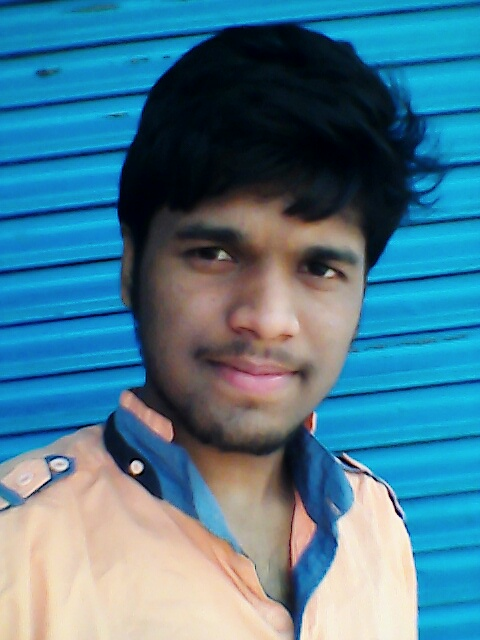
#> input picture k.jpg, 480 x 640 px, found by its file name
$ python convolution.py
#> lines starting #> are read from the running program, lines starting #| are printed output that depends on the picture

# coding: utf-8

# In[2]:


from scipy import ndimage
from PIL import Image
import numpy as np


# In[22]:


im = np.array(Image.open("/home/kamal/FinalYearProject/FRLibrary-MultipleImage/k.jpg").convert('L'))
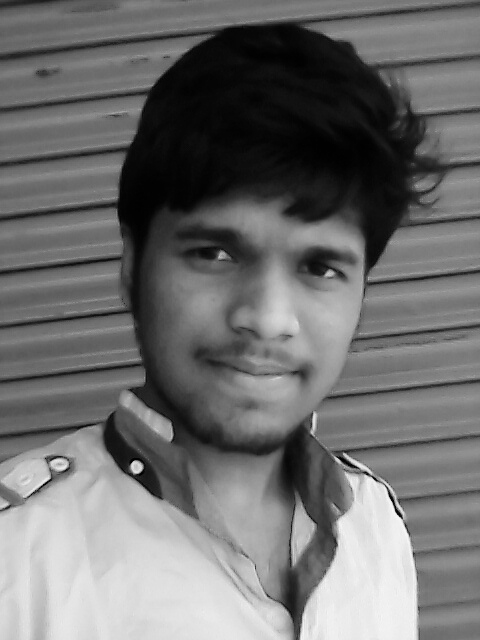
#> im: shape (640, 480); min 1, max 249, mean 111.2
k = np.array([[0,1,0],[1,0,1],[0,1,0]])
output = ndimage.convolve(im, k, mode='constant', cval=0.0)
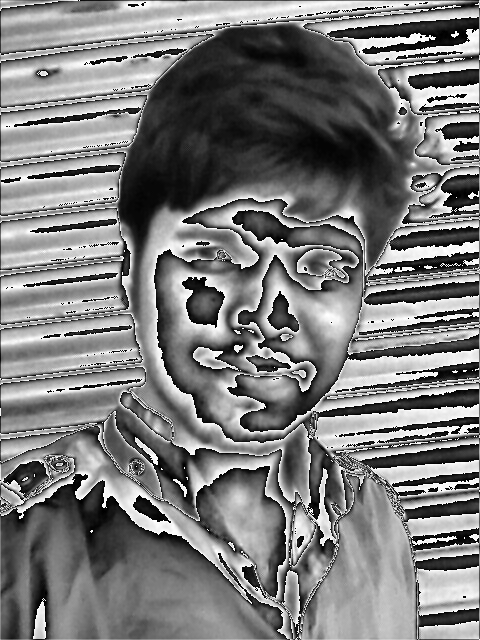
#> output: shape (640, 480); min 0, max 255, mean 123.6
imfile = Image.fromarray(output)
imfile.show()


# In[23]:


output.shape


# In[24]:


im.shape

$ run again, with Kamal.jpg copied over k.jpg
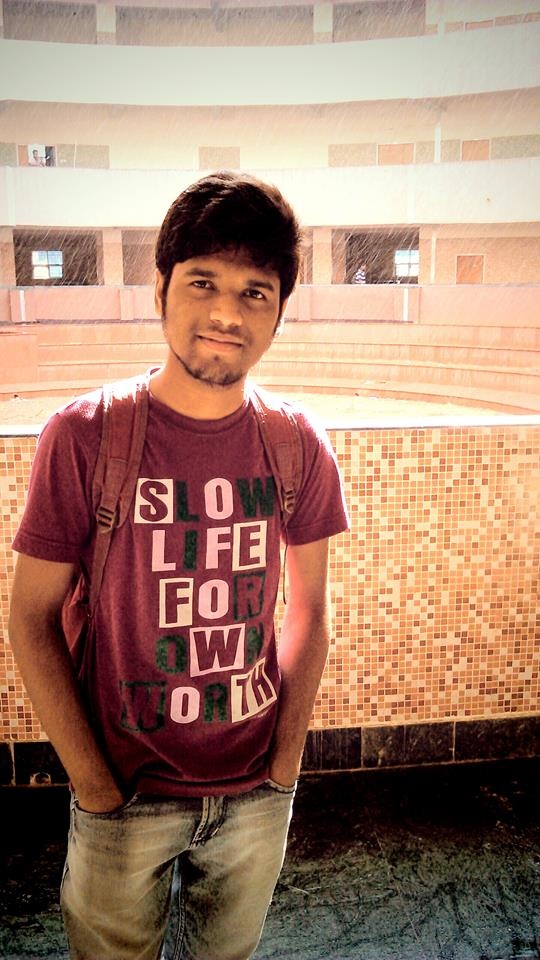
#> input picture Kamal.jpg, 540 x 960 px, found by its file name
#> `im = np.array(Image.open("/home/kamal/FinalYearProject/FRLibrary-Multi..`:
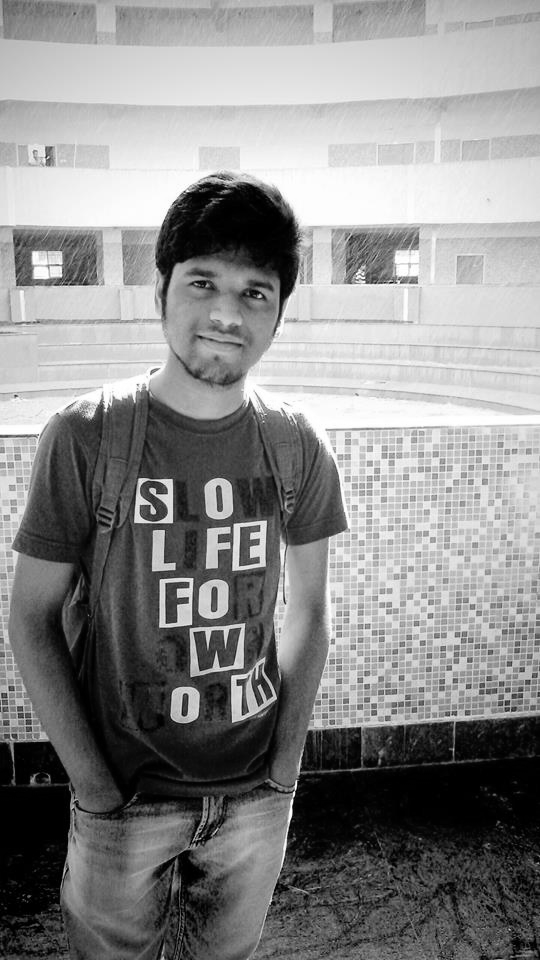
#> im: shape (960, 540); min 0, max 255, mean 138
#> `output = ndimage.convolve(im, k, mode='constant', cval=0.0)`:
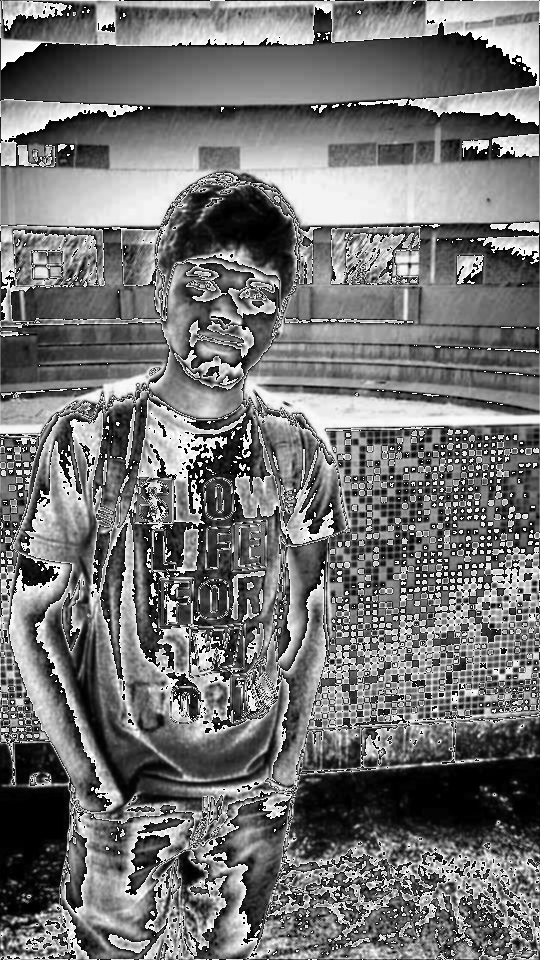
#> output: shape (960, 540); min 0, max 255, mean 115.9

$ run again, with kamal.jpg copied over k.jpg
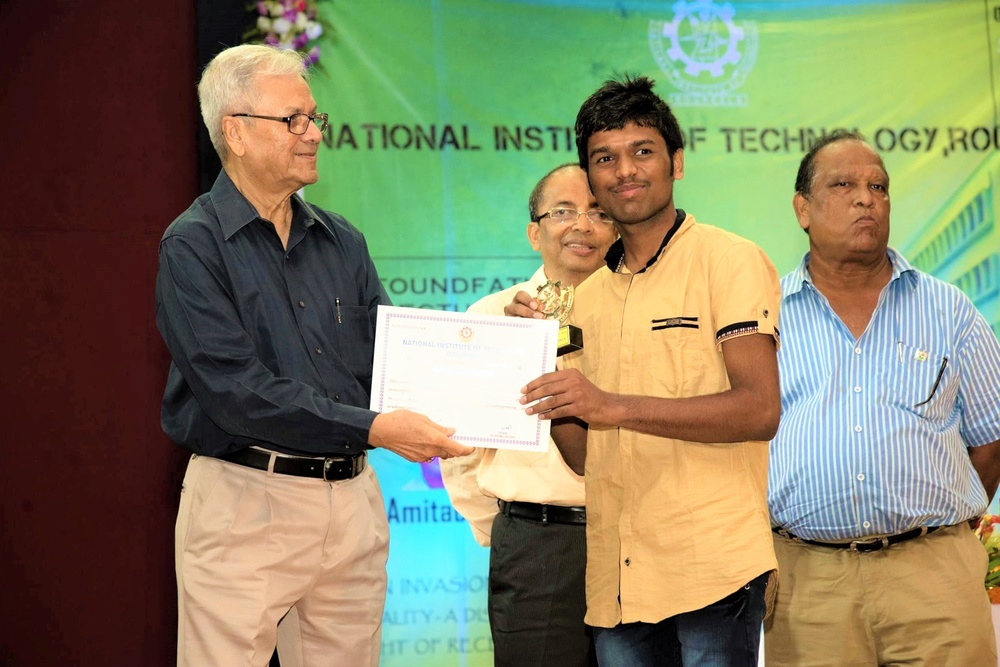
#> input picture kamal.jpg, 1000 x 667 px, shrunk from 1985 x 1324 before the run, found by its file name
#> `im = np.array(Image.open("/home/kamal/FinalYearProject/FRLibrary-Multi..`:
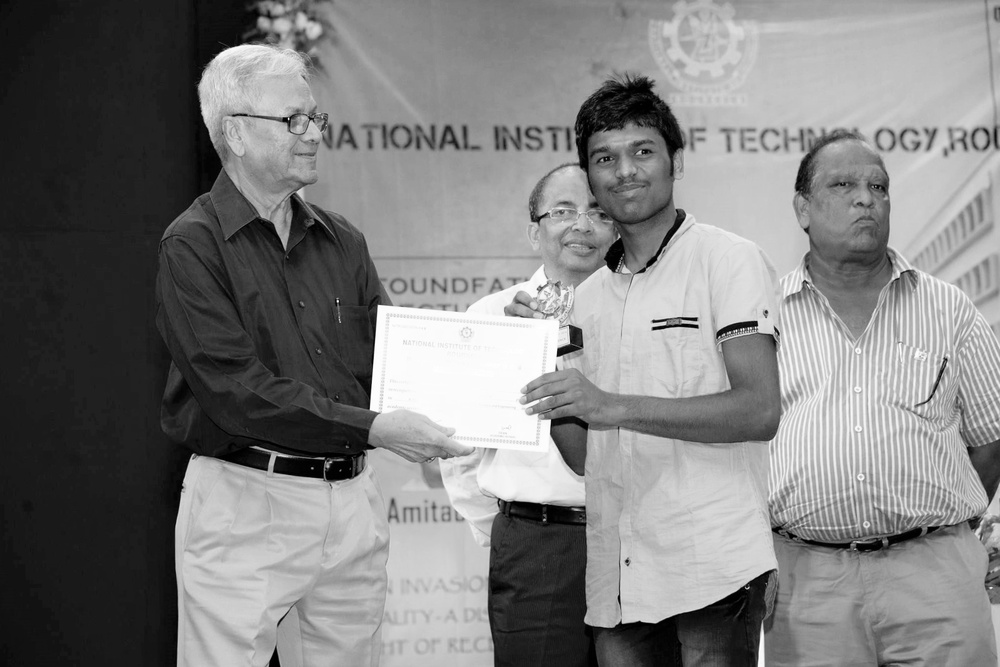
#> im: shape (667, 1000); min 0, max 255, mean 127.1
#> `output = ndimage.convolve(im, k, mode='constant', cval=0.0)`:
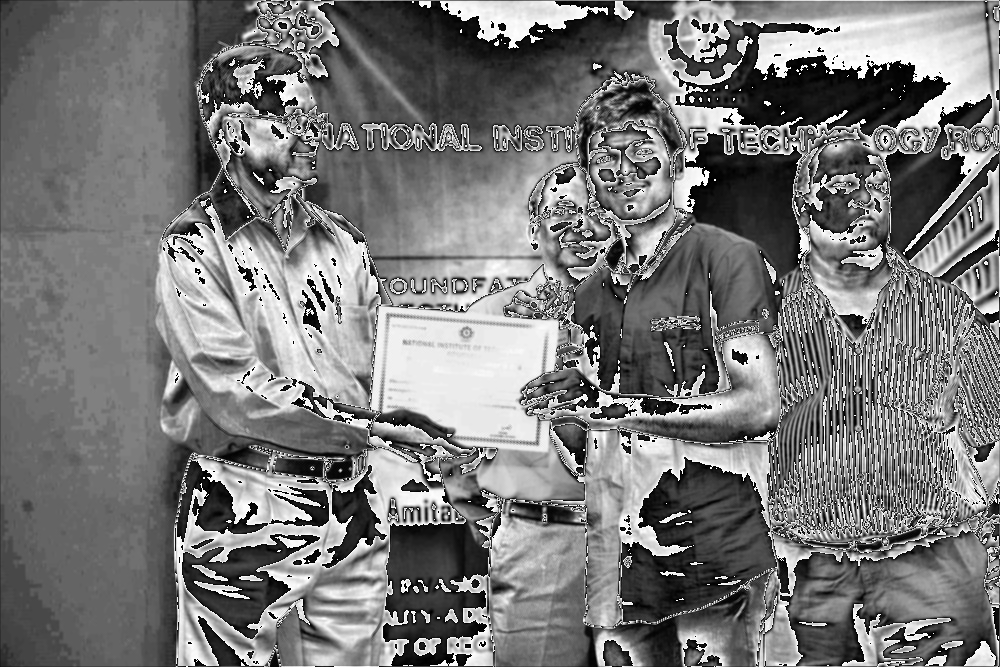
#> output: shape (667, 1000); min 0, max 255, mean 120.5

$ run again, with obama.jpg copied over k.jpg
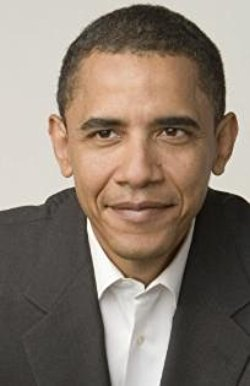
#> input picture obama.jpg, 250 x 386 px, found by its file name
#> `im = np.array(Image.open("/home/kamal/FinalYearProject/FRLibrary-Multi..`:
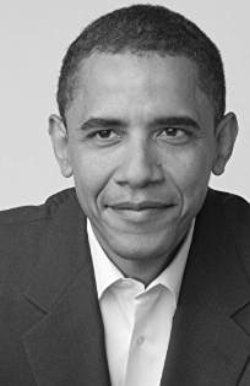
#> im: shape (386, 250); min 4, max 255, mean 125.2
#> `output = ndimage.convolve(im, k, mode='constant', cval=0.0)`:
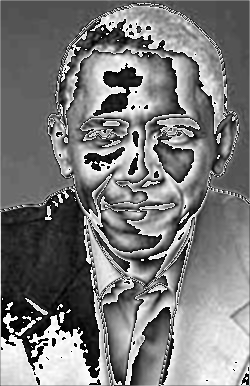
#> output: shape (386, 250); min 0, max 255, mean 122.1
